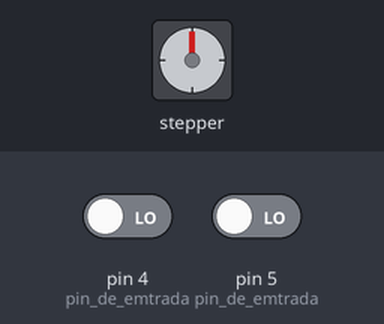
A sketch run on a simulated Arduino Uno, built with avr-gcc and run on an emulated ATmega328P. On the bench: stepper motor. The inputs (shaded band) are chosen by the test bench; at power-on: pin 4 (pin_de_emtrada) LOW, pin 5 (pin_de_emtrada) LOW. Stepper angles assume 2048 steps per turn.

Above: at 1.2 s.
1.3 s: pin 4 (pin_de_emtrada) driven HIGH
At 1.95 s:
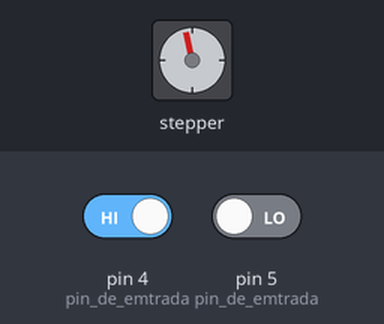
4.3 s: pin 4 (pin_de_emtrada) driven LOW
At 7.0 s:
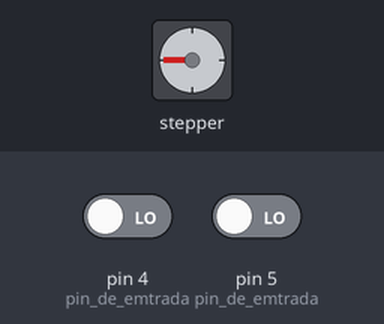
7.3 s: pin 4 (pin_de_emtrada) driven HIGH
At 7.95 s:
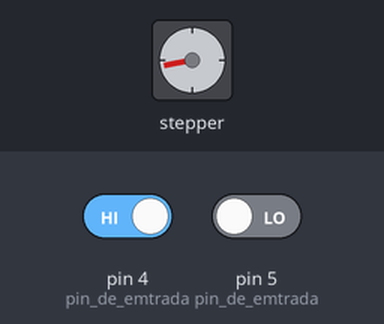
10.3 s: pin 5 (pin_de_emtrada) driven HIGH
Timing chart, 0 to 23.9 s (numbered marks = the images above; inputs shaded):
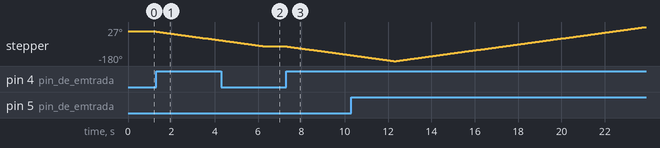

Measured:
- after the input at 1.3 s, stepper: keeps turning counter-clockwise at about 18°/s, starting at once
- after the input at 4.3 s, stepper: goes on until 6.3 s, then stays -90°
- after the input at 7.3 s, stepper: keeps turning counter-clockwise at about 18°/s, starting at once

The sketch:

steeper.ino
```cpp
#include <Stepper.h> //incluimos la libreria del motor stepper
Stepper motor1(2048, 11, 9, 10, 8); //paso completo  4*8*64=2048 pasos para la una revolucion
  int a;
  int b;
   int c;
void setup() {
  motor1.setSpeed(3); //RPM revoluciones por minuto
  pinMode(5, INPUT); //pin de emtrada
  pinMode(4, INPUT); //pin de emtrada
}

void loop() {
  int estado=digitalRead(5);/*Lee el valor de un pin digital
  especificado, ya sea HIGHo LOW valor de 0 y 1*/
  int estado1=digitalRead(4);/*Lee el valor de un pin digital
  especificado, ya sea HIGHo LOW valor de 0 y 1*/
  if(estado==1){ //sentecia if
  int pasos=a;   //declaramos paso con el valor de la variable "a"
  a=c+512; //le aplicamos un valor a la letra "a"
  motor1.step(pasos); //movimiento con las cantidad de pasos
  }
  else if(estado1==1){ //sentecia if
  b=c-512; //le declaramos un valor a la letra "b"
  int pasos=b; //paso es igual a "b"
  motor1.step(pasos); //movimiento con las cantidad de pasos
  }
  }
```
